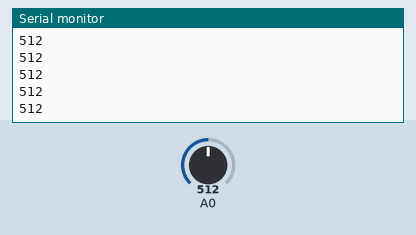
The sketch below on a simulated Arduino Uno, built with avr-gcc and run on an emulated ATmega328P. Shown: the last lines printed to the serial monitor. Inputs (shaded band) come from the test bench; at power-on: A0 = 512.

Above: at 2.2 s.
2.3 s: A0 set to 716
At 2.31 s:
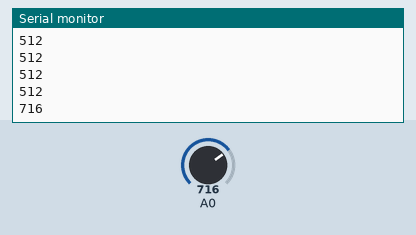
3.8 s: A0 set to 900
At 3.81 s:
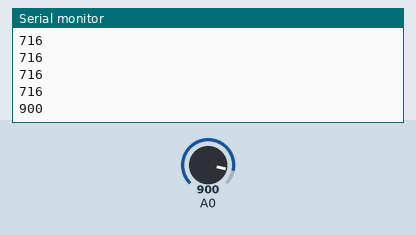
Timing chart, 0 to 6.8 s (numbered marks = the images above; inputs shaded):
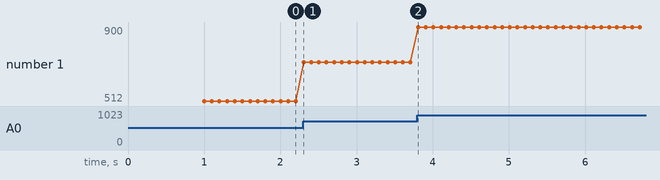

Measured:
- after the input at 2.3 s, the serial monitor: prints a new line at once (image 1)
- after the input at 3.8 s, the serial monitor: prints a new line at once (image 2)
- plotted number 1: 512 → 716 after the input at 2.3 s, 716 → 900 after the input at 3.8 s

The sketch:

MB1000_test.ino
```cpp
void setup() {
  Serial.begin(9600);  // put your setup code here, to run once:
  delay(1000);
}

void loop() {
  int value = analogRead(A0);
  //value = (vcc/512)*inch
  double inch = value/(5.0/512.0/4*1000);//NB This line needs to be corrected!!
  double cm = inch*2.54;

  // put your main code here, to run repeatedly:
  Serial.println(value);//cm);
  delay(100);
}
```
